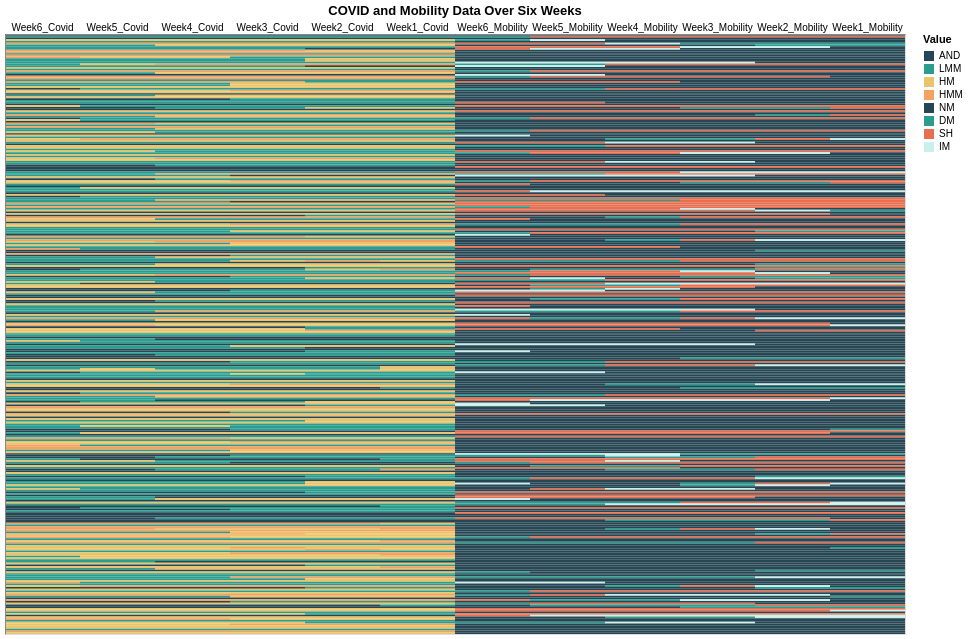

The code cell stored with this chart in its notebook:
### Code cell
domain_ = ['AND', 'LMM', 'HM', 'HMM','NM','DM','SH','IM']
range_= ['#264653', '#2a9d8f', '#e9c46a', '#f4a261','#264653','#2a9d8f','#e76f51','#c9f0eb'] #evitare conflitti con funzione predefinita

week_order = [
    'Week6_Covid', 'Week5_Covid', 'Week4_Covid', 'Week3_Covid', 'Week2_Covid', 'Week1_Covid',
    'Week6_Mobility', 'Week5_Mobility', 'Week4_Mobility', 'Week3_Mobility', 'Week2_Mobility', 'Week1_Mobility'
]


alt.Chart(alt_df_or).mark_rect().encode(
    x=alt.X('Week_Metric:N', axis=alt.Axis(labelAngle=0, title=None, ticks=False, grid=False, orient='top'), sort=week_order),
    y=alt.Y('id:O',axis=alt.Axis(ticks=False, title=None, grid=False, labels=False) ),
    color=alt.Color('Value', scale=alt.Scale(domain=domain_, range=range_)),
    tooltip=['Week_Metric', 'Value']
).properties(
    title="COVID and Mobility Data Over Six Weeks",
    width=900,
    height=600
)

### Figure 1 — Vega-Lite specification as saved in the notebook (floating-point values rounded to 4 significant figures; data arrays with more than 128 entries replaced by an {"elided": "..."} marker saying what was removed)
{"config": {"view": {"continuousWidth": 300, "continuousHeight": 300}}, "data": {"name": "data-6b685da4abef3a9a81af7b7ac9650cf0"}, "mark": {"type": "rect"}, "encoding": {"color": {"field": "Value", "scale": {"domain": ["AND", "LMM", "HM", "HMM", "NM", "DM", "SH", "IM"], "range": ["#264653", "#2a9d8f", "#e9c46a", "#f4a261", "#264653", "#2a9d8f", "#e76f51", "#c9f0eb"]}, "type": "nominal"}, "tooltip": [{"field": "Week_Metric", "type": "nominal"}, {"field": "Value", "type": "nominal"}], "x": {"axis": {"grid": false, "labelAngle": 0, "orient": "top", "ticks": false, "title": null}, "field": "Week_Metric", "sort": ["Week6_Covid", "Week5_Covid", "Week4_Covid", "Week3_Covid", "Week2_Covid", "Week1_Covid", "Week6_Mobility", "Week5_Mobility", "Week4_Mobility", "Week3_Mobility", "Week2_Mobility", "Week1_Mobility"], "type": "nominal"}, "y": {"axis": {"grid": false, "labels": false, "ticks": false, "title": null}, "field": "id", "type": "ordinal"}}, "height": 600, "title": "COVID and Mobility Data Over Six Weeks", "width": 900, "$schema": "https://vega.github.io/schema/vega-lite/v5.17.0.json", "datasets": {"data-6b685da4abef3a9a81af7b7ac9650cf0": {"elided": "4140 records"}}}
